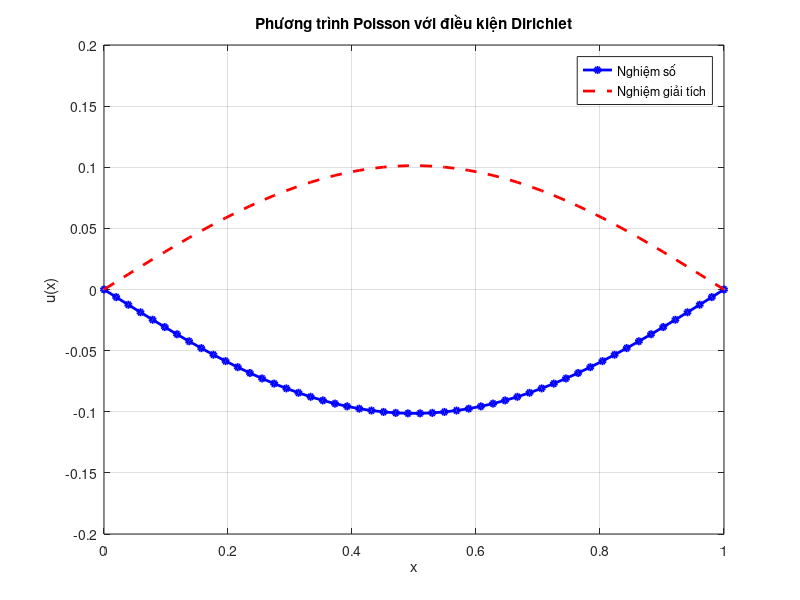

This chart was generated by the following MATLAB code:
%% ========================================================================
%% SAMPLE: POISSON 1D - MATLAB
%% ========================================================================

%% ------------------------------------------------------------------------
%% Problem 1: Dirichlet boundary condition
%% ------------------------------------------------------------------------
% Problem: -u'' = sin(pi*x), x ∈ [0,1]
%          u(0) = 0, u(1) = 0
%  u(x) = sin(pi*x)/(pi^2)
a =0;b=1; % 2 biên
N = 50;h=(b-a)/(N+1); % điểm trong miền và bước lưới
x = linspace(a,b,N+2)'; %lưới đầy đủ
u_a =0; u_b =0; % điều kiện biên
u_exact = @(x) sin(pi*x)/(pi^2); % nghiệm giải tích
f = @(x) sin(pi*x); % hàm nguồn
e = ones(N, 1);
A = spdiags([e -2*e e], -1:1, N, N) / h^2;

M = zeros(N,N);
for i=1:N
    M(i,i) = -2;
    if i>1,M(i,i-1) = 1;end
    if i<N,M(i,i+1) = 1;end
end
M = M / h^2;
F = f(x(2:end-1));
F(1) = F(1) -u_a/h^2;
F(end) = F(end) - u_b/h^2;
u_inner = M \ F;
u_num = [u_a;u_inner;u_b];
u_ex = u_exact(x);
error = norm(u_num -u_ex,inf);
fprintf('Sai so cuc dai: %.6e\n',error)
figure('Name', 'Bài 1: Điều kiện Dirichlet');
plot(x, u_num, 'b-o', 'LineWidth', 2, 'MarkerSize', 4);
hold on;
plot(x, u_ex, 'r--', 'LineWidth', 2);
grid on;
xlabel('x'); ylabel('u(x)');
title('Phương trình Poisson với điều kiện Dirichlet');
legend('Nghiệm số', 'Nghiệm giải tích', 'Location', 'best');

fprintf('Bài 1 hoàn thành!\n\n');


